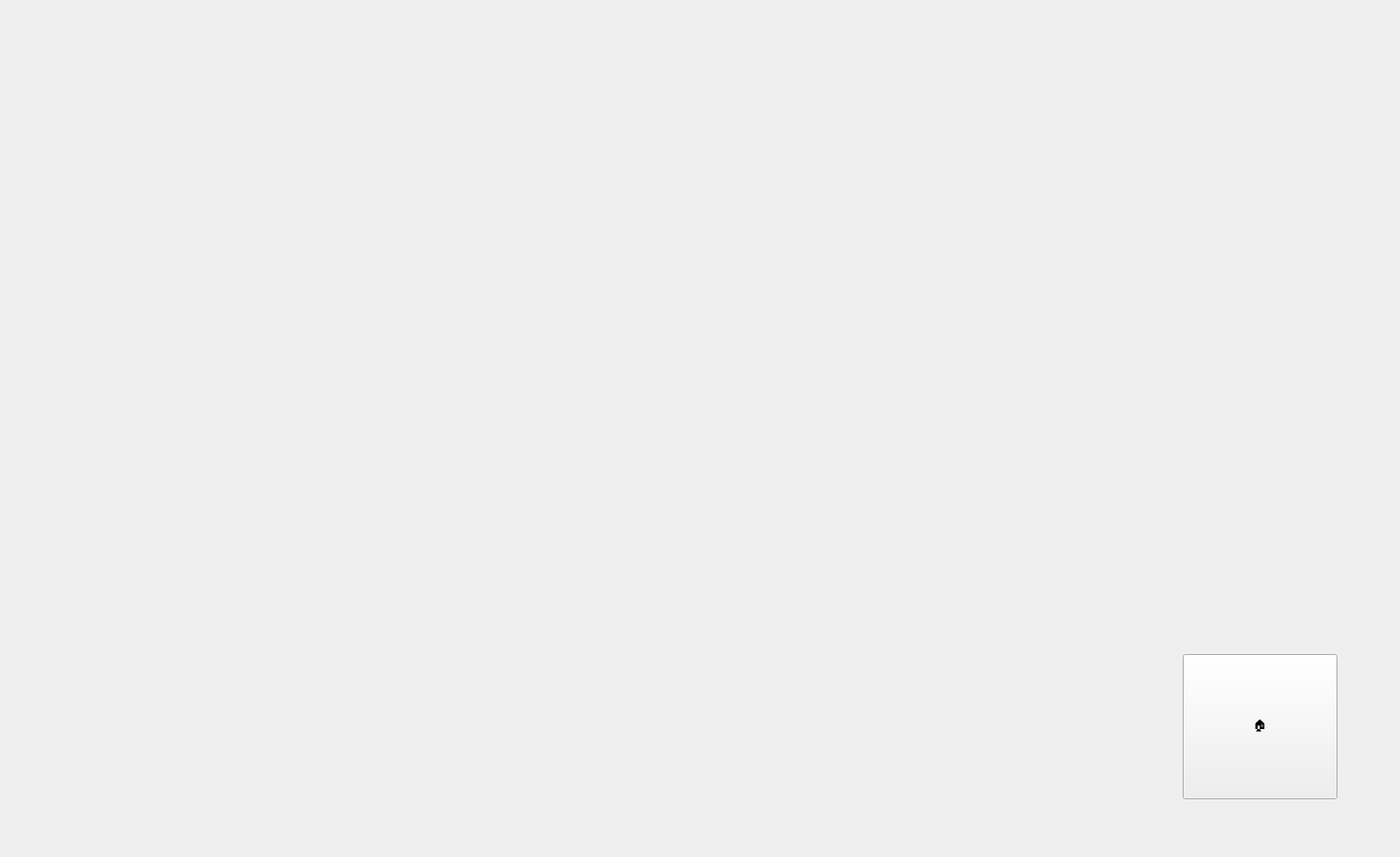
<?xml version="1.0" encoding="UTF-8"?>
<ui version="4.0">
 <class>Form</class>
 <widget class="QWidget" name="Form">
  <property name="geometry">
   <rect>
    <x>0</x>
    <y>0</y>
    <width>1456</width>
    <height>891</height>
   </rect>
  </property>
  <property name="windowTitle">
   <string>Form</string>
  </property>
  <widget class="QPushButton" name="HomeButton">
   <property name="geometry">
    <rect>
     <x>1230</x>
     <y>680</y>
     <width>161</width>
     <height>151</height>
    </rect>
   </property>
   <property name="styleSheet">
    <string notr="true">font: 48pt &quot;.AppleSystemUIFont&quot;;</string>
   </property>
   <property name="text">
    <string>🏠</string>
   </property>
  </widget>
 </widget>
 <resources/>
 <connections/>
</ui>
